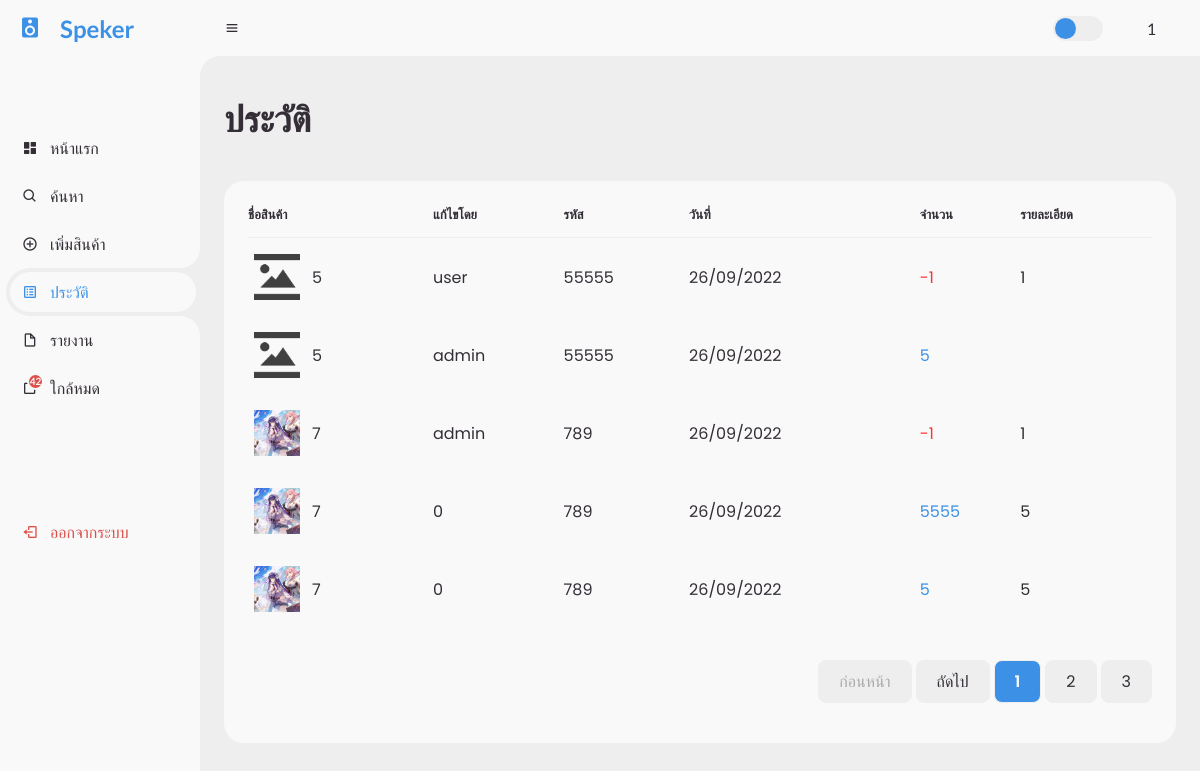
/log.php (signed in), run on an earlier commit of the app's database.
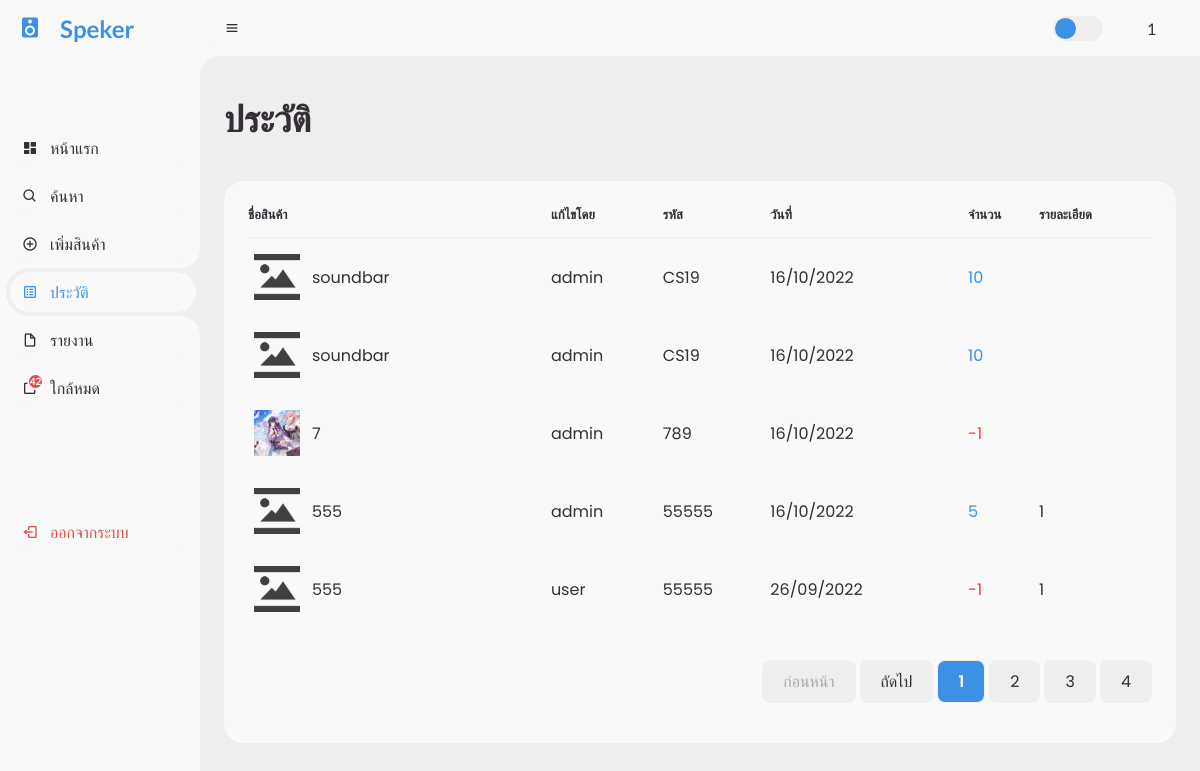
And on a later commit of the database.
### tables this page shows
CREATE TABLE `log` (
  `id` int(11) NOT NULL,
  `id_product` int(11) NOT NULL,
  `id_account` varchar(10000) NOT NULL,
  `amount` int(11) NOT NULL,
  `specs` varchar(1000) NOT NULL,
  `datetime` datetime NOT NULL DEFAULT current_timestamp(),
  `status` int(11) NOT NULL,
  `read` int(1) NOT NULL DEFAULT 0
);

CREATE TABLE `product` (
  `id` int(11) NOT NULL,
  `code` varchar(5) NOT NULL,
  `name` varchar(255) NOT NULL,
  `stock` int(11) NOT NULL,
  `price` decimal(10,0) NOT NULL,
  `detail` varchar(1000) NOT NULL,
  `image_path` varchar(255) NOT NULL,
  `create_date` datetime NOT NULL DEFAULT current_timestamp()
);

### log.php (the view, shortened to what the changed rows need)
<?php
  include('./function/notify.php');
  $perpage = 5;
  $page = 1;
  if (isset($_GET['page'])) {
    $page = $_GET['page'];
  } else {
    $page = 1;
  }
  $start = ($page - 1) * $perpage;
  $sql = "SELECT * FROM log INNER JOIN product ON log.id_product = product.id ORDER BY log.datetime DESC limit $start,$perpage";
  $query = mysqli_query($connect, $sql);
  $sql2 = "SELECT COUNT(*) as total FROM log";
  $query2 = mysqli_query($connect, $sql2);
  $data2 = mysqli_fetch_assoc($query2);
  $total_page = ceil($data2['total'] / $perpage);
?>
<!DOCTYPE html>
<html lang="en">
<head>
  <link href="https://unpkg.com/boxicons@2.0.9/css/boxicons.min.css" rel="stylesheet" />
  <link rel="stylesheet" href="./css/style.css" />
</head>
<body>
  <section id="content">
    <main>
      <div class="head-title">
        <div class="left">
          <h1>ประวัติ</h1>
        </div>
      </div>
      <div class="table-data">
        <div class="order">
          <table>
            <thead>
              <tr>
                <th>ชื่อสินค้า</th>
                <th>แก้ไขโดย</th>
                <th>รหัส</th>
                <th>วันที่</th>
                <th>จำนวน</th>
                <th>รายละเอียด</th>
              </tr>
            </thead>
            <tbody>
              <?php
                while ($data = mysqli_fetch_array($query)) {
              ?>
              <tr>
                <td>
                  <?php if ($data['image_path']) {
                      echo "<img src ='$data[image_path]'/>";
                    } else {
                      echo "<img src ='./img/default/default.png' />";
                    }
                  ?>
                  <p><?php echo "$data[name]"; ?></p>
                </td>
                <td><?php echo "$data[id_account]"; ?></td>
                <td><?php echo "$data[code]"; ?></td>
                <td>
                  <?php
                    $date = date('d/m/Y', strtotime($data["datetime"]));
                    echo "$date";
                  ?>
                </td>
                <td>
                  <?php
                    if ($data['status'] == 0) {
                      echo "<span class='text-blue'>$data[amount]</span>";
                    } else if ($data['status'] == 1) {
                      echo "<span class='text-red'>-$data[amount]</span>";
                    }
                  ?>
                </td>
                <td><?php echo "$data[specs]"; ?></td>
              </tr>
              <?php } ?>
            </tbody>
          </table>
          <div>
            <ul class="page">
              <?php
                if ($total_page < 7) {
                  for ($i = 1 ; $i <= $total_page; $i++) {
                    if ($i == $page) {
                      echo "<a href='log.php?page=$i' class='active'><li>$i</li></a>";
                    } else {
                      echo "<a href='log.php?page=$i'><li>$i</li></a>";
                    }
                  }
                }
              ?>
            </ul>
          </div>
        </div>
      </div>
    </main>
  </section>
</body>
</html>

What changed in the data, as far as the page shows it:
no longer on this page (row unchanged): log: id_product.name "5", id_account "admin", id_product.code "55555", datetime "26/09/2022", amount "5"
no longer on this page (row unchanged): log: id_product.image_path (picture), id_product.name "7", id_account "admin", id_product.code "789", datetime "26/09/2022", amount "1", specs "1"
no longer on this page (row unchanged): log: id_product.image_path (picture), id_product.name "7", id_account "0", id_product.code "789", datetime "26/09/2022", amount "5555", specs "5"
no longer on this page (row unchanged): log: id_product.image_path (picture), id_product.name "7", id_account "0", id_product.code "789", datetime "26/09/2022", amount "5", specs "5"
added log: id_product.name "soundbar", id_account "admin", id_product.code "CS19", datetime "16/10/2022", amount "10"
added log: id_product.name "soundbar", id_account "admin", id_product.code "CS19", datetime "16/10/2022", amount "10"
added log: id_product.image_path (picture), id_product.name "7", id_account "admin", id_product.code "789", datetime "16/10/2022", amount "1"
added log: id_product.name "555", id_account "admin", id_product.code "55555", datetime "16/10/2022", amount "5", specs "1"
changed through a linked row, log "user": id_product.name "5" → "555"
Also different on the page:
new list line: "4"
